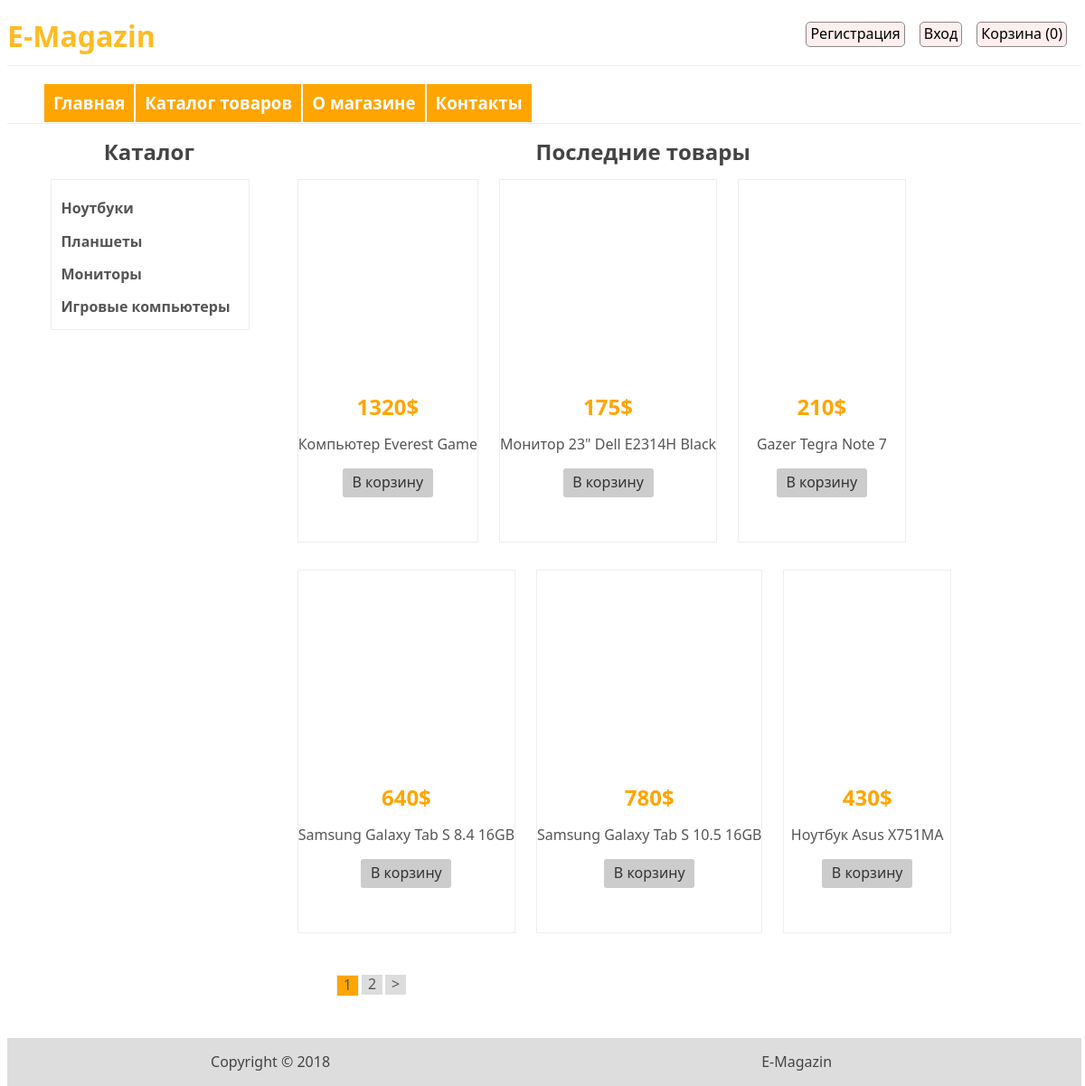
The page /MagazinSite/catalog/ on the database its author committed.
### tables this page shows
CREATE TABLE IF NOT EXISTS `category` (
  `id` int(11) NOT NULL AUTO_INCREMENT,
  `name` varchar(255) NOT NULL,
  `sort_order` int(11) NOT NULL DEFAULT '0',
  `status` int(11) NOT NULL DEFAULT '1',
  PRIMARY KEY (`id`)
);

CREATE TABLE IF NOT EXISTS `product` (
  `id` int(11) NOT NULL AUTO_INCREMENT,
  `name` varchar(255) NOT NULL,
  `category_id` int(11) NOT NULL,
  `code` int(11) NOT NULL,
  `price` int(11) NOT NULL,
  `availability` int(11) NOT NULL,
  `brand` varchar(255) NOT NULL,
  `description` text NOT NULL,
  `is_new` int(11) NOT NULL DEFAULT '0',
  `is_recommended` int(11) NOT NULL DEFAULT '0',
  `status` int(11) NOT NULL DEFAULT '1',
  PRIMARY KEY (`id`)
);

### MagazinSite/config/routes.php (called while the page is built)
<?php
return array(
    'product/([0-9]+)' => 'product/view/$1',
    'catalog/page-([0-9]+)' => 'catalog/index/$1',
    'catalog/' => 'catalog/index',
    'category/([0-9]+)/page-([0-9]+)' => 'catalog/category/$1/$2',
    'category/([0-9]+)' => 'catalog/category/$1',
    'cart/add/([0-9]+)' => 'cart/add/$1',
    'cart/addAjax/([0-9]+)' => 'cart/addAjax/$1',
    'cart/delete/([0-9]+)' => 'cart/delete/$1',
    'cart/checkout' => 'cart/checkout',
    'cart/deleteAll' => 'cart/deleteAll',
    'cart' => 'cart/index',
    'user/register' => 'user/register',
    'user/login' => 'user/login',
    'user/logout' => 'user/logout',
    'cabinet/edit' => 'cabinet/edit',
    'cabinet/orders' => 'cabinet/orders',
    'cabinet/order/view/([0-9]+)' => 'cabinet/viewOrder/$1',
    'cabinet' => 'cabinet/index',
    'admin/product/create' => 'adminProduct/create',
    'admin/product/update/([0-9]+)' => 'adminProduct/update/$1',
    'admin/product/delete/([0-9]+)' => 'adminProduct/delete/$1',
    'admin/product' => 'adminProduct/index',
    'admin/category/create' => 'adminCategory/create',
    'admin/category/update/([0-9]+)' => 'adminCategory/update/$1',
    'admin/category/delete/([0-9]+)' => 'adminCategory/delete/$1',
    'admin/category' => 'adminCategory/index',
    'admin/order/update/([0-9]+)' => 'adminOrder/update/$1',
    'admin/order/delete/([0-9]+)' => 'adminOrder/delete/$1',
    'admin/order/view/([0-9]+)' => 'adminOrder/view/$1',
    'admin/order' => 'adminOrder/index',
    'admin' => 'admin/index',
    'about' => 'site/about',
    'contacts' => 'site/contact',
    '' => 'site/index',
);

### MagazinSite/controllers/CatalogController.php (called while the page is built, shortened)
<?php
class CatalogController {
    public function actionIndex($page = 1){
        $categories = Category::getCategoriesList();
        $latestProducts = Product::getProductsListByCatalog($page);
        $total = Product::getTotalProducts();
        $pagination = new Pagination($total, $page, Product::SHOW_BY_DEFAULT, 'page-');
        require_once (ROOT . '/views/catalog/index.php');
        return true;
    }
}

### MagazinSite/index.php (called while the page is built, shortened)
<?php
require_once(ROOT.'/components/Autoload.php');
$router = new Router();
$router->run();

### MagazinSite/models/Category.php (called while the page is built, shortened)
<?php
class Category {
    public static function getCategoriesList(){
        $db= Db::getConnection();
        $categoryList = array();
        $sql = 'SELECT id, name FROM category '
                . 'ORDER BY sort_order ASC';
        $result = $db->query($sql);
        $i = 0;
        while($row = $result->fetch()){
            $categoryList[$i]['id'] = $row['id'];
            $categoryList[$i]['name'] = $row['name'];
            $i++;
        }
        return $categoryList;
    }
}

### MagazinSite/models/Product.php (called while the page is built, shortened)
<?php
class Product {
    public static function getProductsListByCatalog($page = 1) {
        $limit = Product::SHOW_BY_DEFAULT;
        $offset = ($page - 1) * self::SHOW_BY_DEFAULT;
        $db = Db::getConnection();
        $sql = 'SELECT id, name, price, is_new FROM product '
                . 'WHERE status = "1" ORDER BY id DESC '
                . 'LIMIT :limit OFFSET :offset';
        $result = $db->prepare($sql);
        $result->bindParam(':limit', $limit, PDO::PARAM_INT);
        $result->bindParam(':offset', $offset, PDO::PARAM_INT);
        $result->execute();
        $products = array();
        $i = 0;
        while ($row = $result->fetch()) {
            $products[$i]['id'] = $row['id'];
            $products[$i]['name'] = $row['name'];
            $products[$i]['price'] = $row['price'];
            $products[$i]['is_new'] = $row['is_new'];
            $i++;
        }
        return $products;
    }
    public static function getTotalProducts() {
        $db = Db::getConnection();
        $sql = 'SELECT count(id) AS count FROM product WHERE status="1"';
        $result = $db->query($sql);
        $result->setFetchMode(PDO::FETCH_ASSOC);
        $row = $result->fetch();
        return $row['count'];
    }
}

### MagazinSite/components/Autoload.php (called while the page is built, shortened)
<?php
spl_autoload_register(function ($class_name){
    $array_paths = array(
        '/models/',
        '/components/'
    );
    foreach ($array_paths as $path){
        $path = ROOT . $path .$class_name . '.php';
    }
});

### MagazinSite/views/catalog/index.php (the view, shortened to what this page needs)
<?php include ROOT . '/views/layouts/header.php'; ?>
<section>
    <div class="left-sidebar">
        <h2>Каталог</h2>
        <div class="category-panel">
            <?php foreach ($categories as $categoryItem): ?>
                <div class="category">
                    <h4>
                        <a href="/MagazinSite/category/<?php echo$categoryItem['id']; ?>">
                            <?php echo $categoryItem['name']; ?>
                        </a>
                    </h4>
                </div>
            <?php endforeach; ?>
        </div>
    </div>
    <div class="products">
        <h2>Последние товары</h2>
        <?php foreach ($latestProducts as $product): ?>
            <div class="single-products">
                <span class="product-img">
                </span>
                <h2><?php echo $product['price']; ?>$</h2>
                <p>
                    <a href="/MagazinSite/product/<?php echo $product['id']; ?>">
                        <?php echo $product['name']; ?>
                    </a>
                </p>
                <a href="#" data-id="<?php echo $product['id']; ?>" class="add-to-cart">В корзину</a>
            </div>
        <?php endforeach; ?>
    </div>
    <?php echo $pagination->get(); ?>
</section>
<?php include ROOT . '/views/layouts/footer.php'; ?>

### MagazinSite/components/Router.php (shortened to what this page needs)
<?php
class Router {
    private  $routes;
    public function __construct() {
        $routesPath = ROOT.'/config/routes.php';
        $this->routes = include($routesPath);
    }
    private function getURI(){
         if (!empty($_SERVER['REQUEST_URI'])){
             return substr($_SERVER['REQUEST_URI'], strlen('/MagazinSite/'));
        }
    }
    public function run(){
        $uri = $this->getURI();
        foreach ($this->routes as $uriPattern => $path){
            if(preg_match("~$uriPattern~", $uri)){
                $internalRoute = preg_replace("~$uriPattern~", $path, $uri);
                $segments = explode('/', $internalRoute);
                $controllerName = array_shift($segments).'Controller';
                $actionName = 'action'.ucfirst(array_shift($segments));
                $parameters = $segments;
                $controllerObject = new $controllerName;
                $result = call_user_func_array(array($controllerObject, $actionName), $parameters);
                if($result != null){
                    break;
                }
            }
        }
    }
}

### MagazinSite/template/css/style.css (style rules this page uses)
html { height: 100%; width: 99%; }
body { width: 100%; height: 100%; color: #444; font-size: 1em; font-family: "Segoe UI", sans-serif; line-height: 135%; }
a { color: #555; text-decoration: none; transition: all.6s ease; -moz-transition: all.6s ease; -webkit-transition: all.6s ease; -ms-transition: all.6s ease; }
section { margin-left: 4%; width: 92%; }
.left-sidebar { float: left; width: 20%; }
.left-sidebar h2 { text-align: center; }
.category-panel { width: 100%; display: block; float: left; border: 1px solid #eee; }
.category { display: block; margin-bottom: 20px; height: 15px; width: 100%; text-align: left; margin-left: 5%; }
.products { margin-left: 5%; float: left; width: 70%; }
.products h2 { text-align: center; }
.single-products { display: block; margin-right: 3%; margin-bottom: 30px; min-width: 24%; max-width: 265px; height: 400px; float:left; border: 1px solid #eee; }
.product-img { float: left; display: block; width: 100%; height: 60%; }
.single-products h2 { color: orange; text-align: center; }
.single-products p { color: #444; text-align: center; }
.add-to-cart { display: block; color: #333; text-align: center; background-color: #ccc; border-radius: 3px; padding: 5px; width: 90px; margin-left: auto; margin-right: auto; margin-bottom: 10px; }

### rows shown on the page
category: name "Ноутбуки"
category: name "Планшеты"
category: name "Мониторы"
category: name "Игровые компьютеры"
product: price "1320", name "Компьютер Everest Game"
product: price "175", name "Монитор 23\" Dell E2314H Black"
product: price "210", name "Gazer Tegra Note 7"
product: price "640", name "Samsung Galaxy Tab S 8.4 16GB"
product: price "780", name "Samsung Galaxy Tab S 10.5 16GB"
product: price "430", name "Ноутбук Asus X751MA"

### other values the page prints
$text "2"
$text ">"
